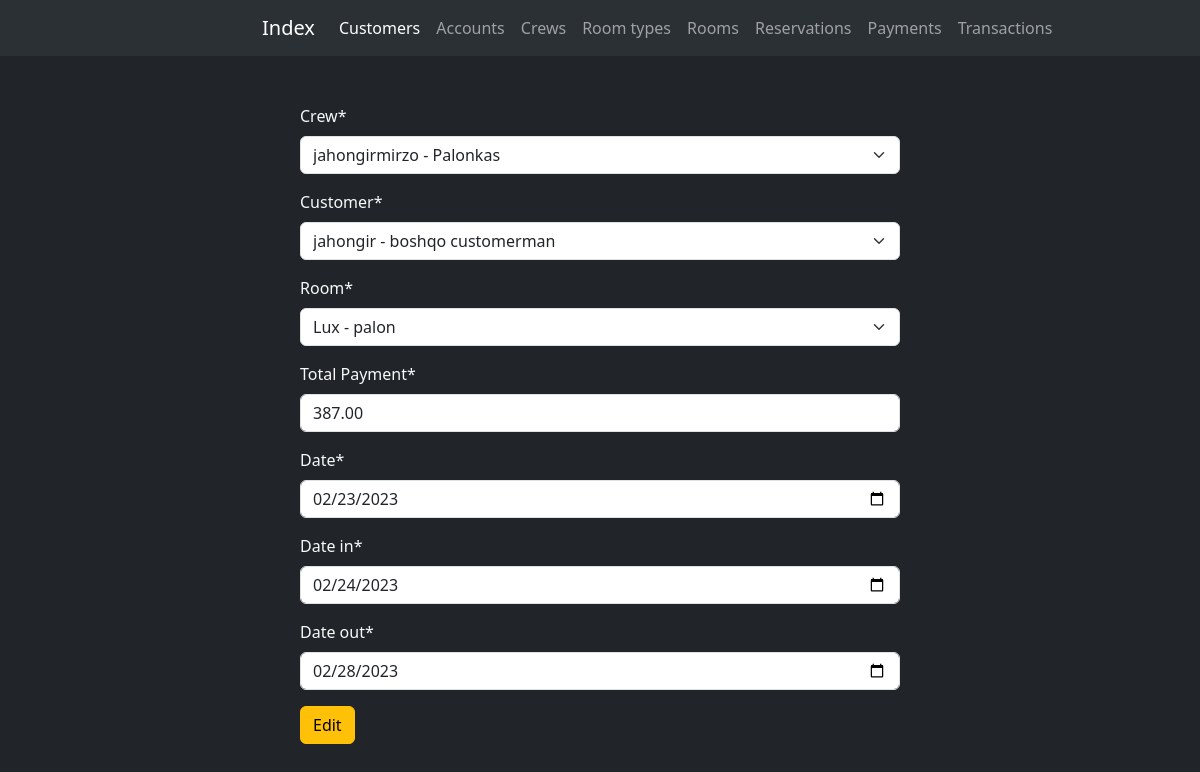
/edit_reservation/10/, run on the app's committed database.
### reservation/models.py (models this page shows, shortened)
class Reservation(models.Model):
    crew = models.ForeignKey(Crew, on_delete=models.CASCADE, related_name="crew_reservation", verbose_name="Crew")
    customer = models.ForeignKey(Customers, on_delete=models.CASCADE, related_name="customer_reservation", verbose_name="Customer")
    room = models.ForeignKey(Rooms, on_delete=models.CASCADE, related_name="room_reservation", verbose_name="Room")
    date = models.DateTimeField(verbose_name="Date of Reservation")
    date_in = models.DateTimeField(verbose_name="Date of Coming In")
    date_out = models.DateTimeField(verbose_name="Date of Coming Out")
    total_payment = models.DecimalField(max_digits=15, decimal_places=2, verbose_name="Total Payment")

### reservation/views.py (the view, shortened to what this page needs)
# urls.py: path('edit_reservation/<int:reservation_id>/', update_reservation, name='update_reservation'),
def update_reservation(request, reservation_id):
    reservation = get_object_or_404(Reservation, id=reservation_id)
    form = ReservationForm(instance=reservation)
    return render(request=request, template_name='reservation/edit_reservation.html', context={'form': form})

### reservation/forms.py
class ReservationForm(forms.ModelForm, forms.Form):
    date = forms.DateField(widget=forms.DateInput(attrs={"type": 'date'}))
    date_in = forms.DateField(widget=forms.DateInput(attrs={"type": 'date'}))
    date_out = forms.DateField(widget=forms.DateInput(attrs={"type": 'date'}))
    class Meta:
        model = Reservation
        fields = ['crew', 'customer', 'room', 'total_payment', 'date', 'date_in', 'date_out']

### reservation/models.py (called while the page is built)
    def __str__(self):
        return f'{self.account.username} - {self.name}'

    def __str__(self):
        return f'{self.account.username} - {self.name}'

    def __str__(self):
        return f'{self.type.name} - {self.name}'

### templates/reservation/edit_reservation.html (shortened to what this page needs)
{% extends 'navbar.html' %}
{% load crispy_forms_tags %}
{% block content %}
<div class="col-md-6 offset-3 my-5">
    <form action="" method="post">
        {{ form|crispy }}
        <button type="submit" class="btn btn-warning">Edit</button>
    </form>
</div>
{% endblock content %}

### data on the page
Reservation: crew "jahongirmirzo - Palonkas", customer "jahongir - boshqo customerman", room "Lux - palon", total_payment "387.00", date "02/23/2023", date_in "02/24/2023", date_out "02/28/2023"
